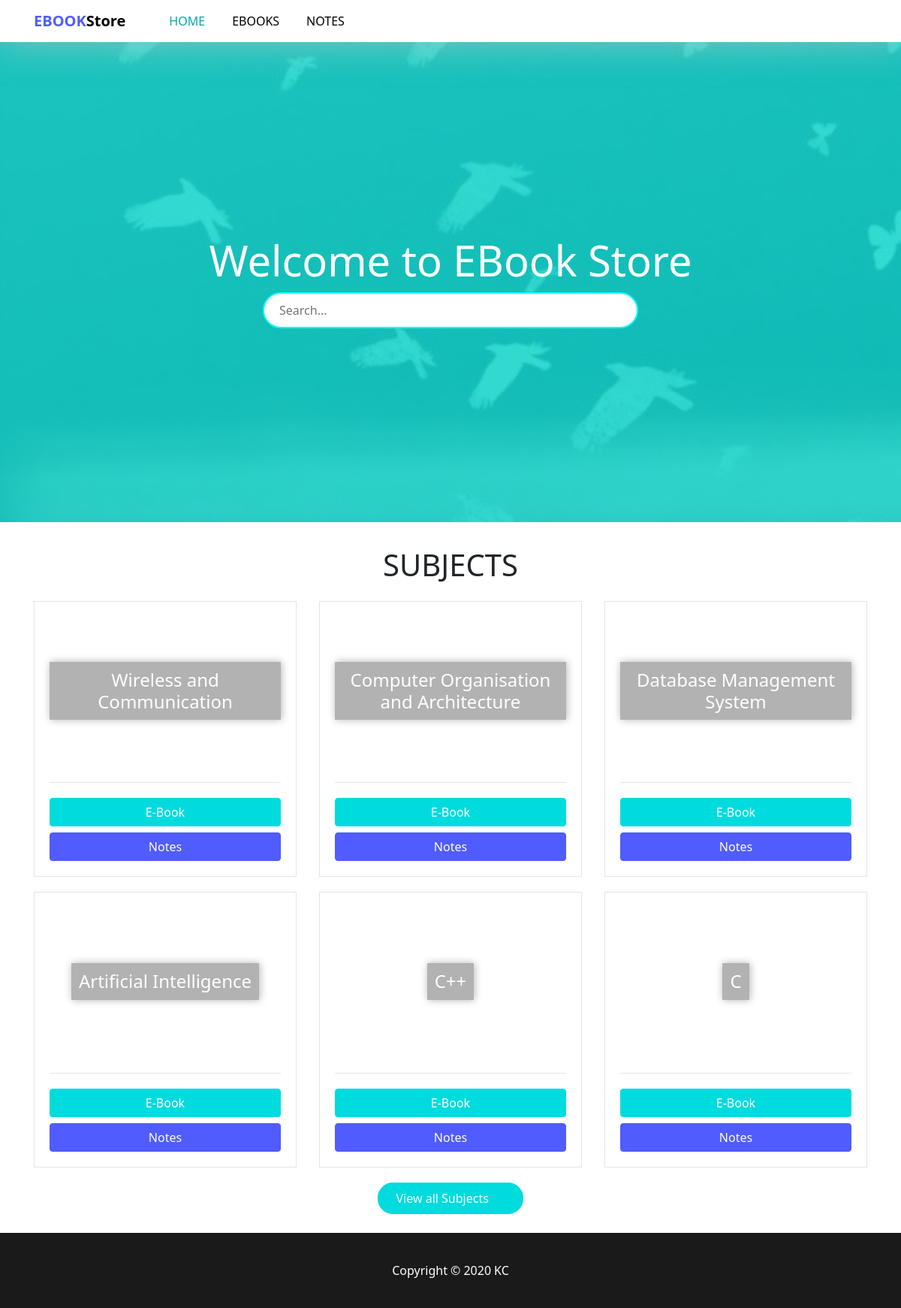
The page / on the database its author committed.
### ebook/models.py (models this page shows, shortened)
class Subject(models.Model):
    title = models.CharField(max_length=200, unique=True)

### ebook/views.py (the view)
# urls.py: path('', views.index, name='index'),
def index(request):
    subjects = Subject.objects.all()[:6]
    context = {
        'subjects': subjects,
    }
    return render(request, 'ebook/index.html', context)

### ebook/templates/ebook/index.html (shortened to what this page needs)
{% extends 'base.html' %}
{% load static %}
{% block content %}
  <div class="showcase">
    <h1 class="showcase-heading display-4">Welcome to EBook Store</h1>
    <div class="search-box">
      <form action="{% url 'ebook:search' %}" method="GET">
        <input name="search" class="search-field" type="input" placeholder="Search..." />
        <button class="search-btn" href="" type="submit">
          <i class="fas fa-search"></i>
        </button>
      </form>
    </div>
  </div>
  <section class="main">
    <div class="container">
      <h1 class="main-heading uppercase mt-2 mb-4">Subjects</h1>
      <div class="row">
          {% for subject in subjects %}
            <div class="col-lg-4 col-md-6">
              <div class="sub-card">
                <div class="sub-head">
                  <h4 class="sub-title">{{ subject.title }}</h4>
                </div>
                <a href="{% url 'ebook:ebooks' 0 subject.id %}" class="btn btn-primary btn-block"
                  >E-Book</a
                >
                <a href="{% url 'ebook:ebooks' 1 subject.id %}" class="btn btn-secondary btn-block"
                  >Notes</a
                >
              </div>
            </div>
          {% endfor %}
      </div>
      <div class="view-more">
        <a href="{% url 'ebook:subjects' %}" class="btn btn-primary px-4 py-2"
          >View all Subjects <i class="fas fa-arrow-right"></i
        ></a>
      </div>
    </div>
  </section>
{% endblock %}

### static/ebook/css/style.css (style rules this page uses)
.showcase, .showcase-secondary { margin-top: 55px; display: flex; flex-direction: column; height: 80vh; overflow: hidden; justify-content: center; align-content: center; text-align: center; background: rgba(0, 219, 222, 0.8); padding: 10px; }
.showcase .showcase-heading, .showcase-secondary .showcase-heading { color: white; }
.showcase .search-box, .showcase-secondary .search-box { position: relative; width: 500px; margin: 0 auto; }
.showcase .search-box .search-field, .showcase-secondary .search-box .search-field { width: 100%; border: 2px solid #12fcff; outline: none; font-size: 1rem; padding: 10px 20px; padding-right: 60px; border-radius: 30px; }
.showcase .search-box .search-btn, .showcase-secondary .search-box .search-btn { position: absolute; top: 50%; transform: translateY(-50%); right: 20px; font-size: 1.3rem; color: #00dbde; background-color: transparent; border: none; outline: none; }
.btn-primary { background-color: #00dbde; border-color: #00dbde; }
.btn-secondary { background-color: #505cfd; border-color: #505cfd; }
* { box-sizing: border-box; font-family: "Segoe UI", Tahoma, Geneva, Verdana, sans-serif; }
body { background: url("../img/showcase1.jpg"); background-size: cover; background-attachment: fixed; background-repeat: no-repeat; }
.uppercase { text-transform: uppercase; }
.main { background: white; padding-top: 25px; padding-bottom: 25px; min-height: calc( 100vh - 55px - 35vh - 100px ); }
.main .main-heading { text-align: center; }
.main .sub-card { display: flex; flex-direction: column; justify-content: bottom; padding: 20px 20px; margin-bottom: 20px; border: 1px solid rgba(0, 0, 0, 0.1); }
.main .sub-card .sub-head { position: relative; display: flex; flex-direction: column; justify-content: center; align-items: center; text-align: center; padding-bottom: 20px; margin-bottom: 20px; border-bottom: 1px solid rgba(0, 0, 0, 0.1); }
.main .sub-card .sub-head .sub-title { background-color: rgba(0, 0, 0, 0.3); color: white; position: absolute; font-size: 1.5rem; font-weight: 500; margin-top: 5px; padding: 10px; box-shadow: 1px 0px 10px rgba(0, 0, 0, 0.3); }
.main .view-more { display: block; text-align: center; }
.main .view-more .btn-primary { border-radius: 20px; }
.main .view-more .btn-primary .fa-arrow-right { margin-left: 5px; }

### rows shown on the page
Subject: title "Wireless and Communication"
Subject: title "Computer Organisation and Architecture"
Subject: title "Database Management System"
Subject: title "Artificial Intelligence"
Subject: title "C++"
Subject: title "C"
